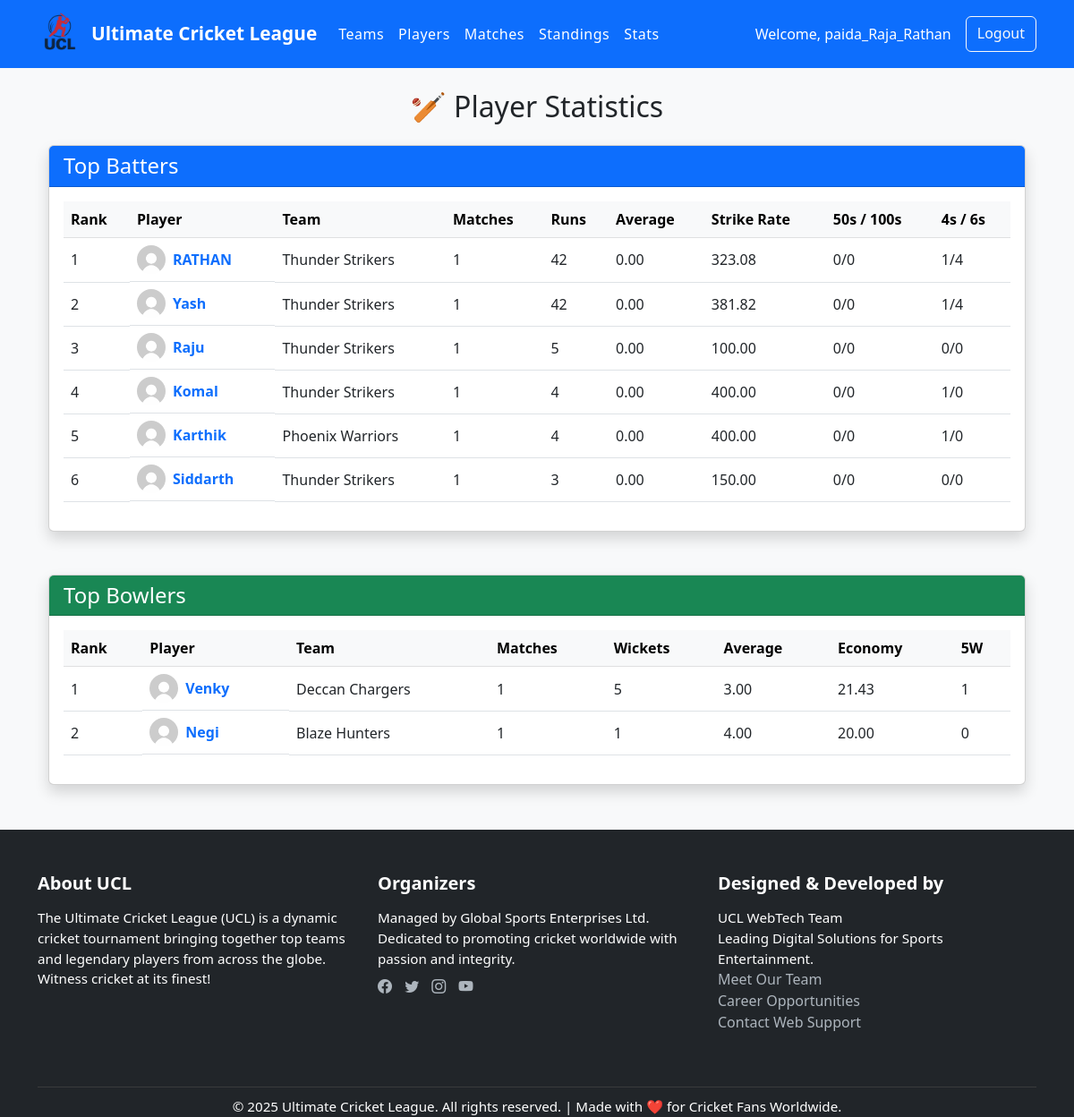
Screenshot of /player_stats/ (signed in) with the database file from the repository.
### tournament/models.py (models this page shows, shortened)
class Player(models.Model):
    BATTING_STYLE = [
        ('Right', 'Right-handed'),
        ('Left', 'Left-handed'),
    ]
    BOWLING_STYLE = [
        ('Fast', 'Fast bowler'),
        ('Medium', 'Medium pace'),
        ('Spin', 'Spin bowler'),
        ('NA', 'Not a bowler'),
    ]
    name = models.CharField(max_length=100)
    team = models.ForeignKey(Team, on_delete=models.CASCADE, related_name='players')
    age = models.PositiveIntegerField()
    nationality = models.CharField(max_length=100)
    batting_style = models.CharField(max_length=10, choices=BATTING_STYLE)
    bowling_style = models.CharField(max_length=10, choices=BOWLING_STYLE)
    role = models.CharField(max_length=50)
    photo = models.ImageField(upload_to='player_photos/', null=True, blank=True)
    jersey_number = models.PositiveIntegerField()
    total_runs = models.PositiveIntegerField(default=0)
    total_balls_faced = models.PositiveIntegerField(default=0)
    total_fours = models.PositiveIntegerField(default=0)
    total_sixes = models.PositiveIntegerField(default=0)
    highest_score = models.PositiveIntegerField(default=0)
    fifties = models.PositiveIntegerField(default=0)
    centuries = models.PositiveIntegerField(default=0)
    total_wickets = models.PositiveIntegerField(default=0)
    total_overs_bowled = models.DecimalField(max_digits=5, decimal_places=1, default=0)
    total_runs_conceded = models.PositiveIntegerField(default=0)
    best_bowling_wickets = models.PositiveIntegerField(default=0)
    best_bowling_runs = models.PositiveIntegerField(default=0)
    total_catches = models.PositiveIntegerField(default=0)
    total_stumpings = models.PositiveIntegerField(default=0)
    total_run_outs = models.PositiveIntegerField(default=0)
    out = models.BooleanField(default=False)
    wicket_type = models.CharField(max_length=20, blank=True, null=True)
    @property
    def total_runs(self):
        return sum(performance.runs for performance in self.batting_performances.all())
    @property
    def total_wickets(self):
        return sum(performance.wickets for performance in self.bowling_performances.all())

class Team(models.Model):
    name = models.CharField(max_length=100, unique=True)
    short_name = models.CharField(max_length=3, blank=True)
    logo = models.ImageField(upload_to='team_logos/', null=True, blank=True)
    home_ground = models.CharField(max_length=100)
    captain = models.ForeignKey('Player', on_delete=models.SET_NULL, null=True, blank=True, related_name='captain_of')
    coach = models.CharField(max_length=100)
    founded = models.PositiveIntegerField()
    public = models.BooleanField(default=True)
    manager = models.ForeignKey(User, on_delete=models.CASCADE, related_name='managed_teams', null=True, blank=True)
    matches_played = models.PositiveIntegerField(default=0)
    wins = models.PositiveIntegerField(default=0)
    losses = models.PositiveIntegerField(default=0)
    draws = models.PositiveIntegerField(default=0)
    points = models.PositiveIntegerField(default=0)  # Added concrete points field
    total_matches = models.IntegerField(default=0)
    wins = models.IntegerField(default=0)
    losses = models.IntegerField(default=0)
    draws = models.IntegerField(default=0)
    points = models.IntegerField(default=0)

### tournament/views.py (the view)
# urls.py: path('player_stats/', views.player_stats, name='player_stats'),
@login_required
def player_stats(request):
    batting_stats = Player.objects.annotate(
        total_runs_calc=Sum('batting_performances__runs'),
        total_matches_bat=Count('batting_performances__match', distinct=True),
        total_fours_calc=Sum('batting_performances__fours'),
        total_sixes_calc=Sum('batting_performances__sixes'),
        total_balls_faced_calc=Sum('batting_performances__balls_faced'),
        fifties_count=Count(
            Case(
                When(batting_performances__runs__gte=50, batting_performances__runs__lt=100, then=1),
                output_field=IntegerField()
            )
        ),
        centuries_count=Count(
            Case(
                When(batting_performances__runs__gte=100, then=1),
                output_field=IntegerField()
            )
        ),
        dismissals_count=Count(
            Case(
                When(batting_performances__not_out=False, then=1),
                output_field=IntegerField()
            )
        )
    ).annotate(
        batting_avg=Case(
            When(dismissals_count=0, then=Value(0.0)),
            default=Cast(F('total_runs_calc'), FloatField()) / Cast(F('dismissals_count'), FloatField()),
            output_field=FloatField()
        ),
        strike_rate_calc=Case(
            When(total_balls_faced_calc=0, then=Value(0.0)),
            default=Cast(F('total_runs_calc') * 100, FloatField()) / Cast(F('total_balls_faced_calc'), FloatField()),
            output_field=FloatField()
        )
    ).filter(total_runs_calc__gt=0).order_by('-total_runs_calc')
    bowling_stats = Player.objects.annotate(
        total_wickets_calc=Sum('bowling_performances__wickets'),
        total_matches_bowl=Count('bowling_performances__match', distinct=True),
        total_runs_conceded_calc=Sum('bowling_performances__runs_conceded'),
        total_overs_bowled_calc=Sum('bowling_performances__overs'),
        five_wickets_count=Count(
            Case(
                When(bowling_performances__wickets__gte=5, then=1),
                output_field=IntegerField()
            )
        )
    ).annotate(
        bowling_avg=Case(
            When(total_wickets_calc=0, then=Value(0.0)),
            default=Cast(F('total_runs_conceded_calc'), FloatField()) / Cast(F('total_wickets_calc'), FloatField()),
            output_field=FloatField()
        ),
        economy_rate_calc=Case(
            When(total_overs_bowled_calc=0, then=Value(0.0)),
            default=Cast(F('total_runs_conceded_calc'), FloatField()) / Cast(F('total_overs_bowled_calc'), FloatField()),
            output_field=FloatField()
        )
    ).filter(total_wickets_calc__gt=0).order_by('-total_wickets_calc')
    return render(request, 'tournament/player_stats.html', {
        'batting_stats': batting_stats,
        'bowling_stats': bowling_stats,
    })

### tournament/templates/tournament/player_stats.html
{% extends 'tournament/base.html' %}
{% load static %}
{% block content %}
<div class="container mt-4">
    <h2 class="text-center mb-4">🏏 Player Statistics</h2>
    <div class="card mb-5 shadow">
        <div class="card-header bg-primary text-white d-flex justify-content-between align-items-center">
            <h4 class="mb-0">Top Batters</h4>
        </div>
        <div class="card-body table-responsive">
            <table class="table table-hover align-middle">
                <thead class="table-light">
                    <tr>
                        <th>Rank</th>
                        <th>Player</th>
                        <th>Team</th>
                        <th>Matches</th>
                        <th>Runs</th>
                        <th>Average</th>
                        <th>Strike Rate</th>
                        <th>50s / 100s</th>
                        <th>4s / 6s</th>
                    </tr>
                </thead>
                <tbody>
                    {% for player in batting_stats %}
                    <tr>
                        <td>{{ forloop.counter }}</td>
                        <td class="d-flex align-items-center">
                            {% if player.photo %}
                                <img src="{{ player.photo.url }}" class="rounded-circle me-2" width="32" height="32" alt="{{ player.name }}">
                            {% else %}
                                <img src="{% static 'img/default_player.png' %}" class="rounded-circle me-2" width="32" height="32" alt="No photo">
                            {% endif %}
                            <a href="{% url 'player_detail' player.id %}" class="text-decoration-none fw-semibold">{{ player.name }}</a>
                        </td>
                        <td>{{ player.team.name }}</td>
                        <td>{{ player.total_matches_bat|default:0 }}</td>
                        <td>{{ player.total_runs_calc|default:0 }}</td>
                        <td>{{ player.batting_avg|floatformat:2|default:"-" }}</td>
                        <td>{{ player.strike_rate_calc|floatformat:2|default:"-" }}</td>
                        <td>{{ player.fifties_count|default:0 }}/{{ player.centuries_count|default:0 }}</td>
                        <td>{{ player.total_fours_calc|default:0 }}/{{ player.total_sixes_calc|default:0 }}</td>
                    </tr>
                    {% empty %}
                    <tr><td colspan="9" class="text-center text-muted">No batting stats available</td></tr>
                    {% endfor %}
                </tbody>
            </table>
        </div>
    </div>
    <div class="card shadow">
        <div class="card-header bg-success text-white d-flex justify-content-between align-items-center">
            <h4 class="mb-0">Top Bowlers</h4>
        </div>
        <div class="card-body table-responsive">
            <table class="table table-hover align-middle">
                <thead class="table-light">
                    <tr>
                        <th>Rank</th>
                        <th>Player</th>
                        <th>Team</th>
                        <th>Matches</th>
                        <th>Wickets</th>
                        <th>Average</th>
                        <th>Economy</th>
                        <th>5W</th>
                    </tr>
                </thead>
                <tbody>
                    {% for player in bowling_stats %}
                    <tr>
                        <td>{{ forloop.counter }}</td>
                        <td class="d-flex align-items-center">
                            {% if player.photo %}
                                <img src="{{ player.photo.url }}" class="rounded-circle me-2" width="32" height="32" alt="{{ player.name }}">
                            {% else %}
                                <img src="{% static 'img/default_player.png' %}" class="rounded-circle me-2" width="32" height="32" alt="No photo">
                            {% endif %}
                            <a href="{% url 'player_detail' player.id %}" class="text-decoration-none fw-semibold">{{ player.name }}</a>
                        </td>
                        <td>{{ player.team.name }}</td>
                        <td>{{ player.total_matches_bowl|default:0 }}</td>
                        <td>{{ player.total_wickets_calc|default:0 }}</td>
                        <td>{{ player.bowling_avg|floatformat:2|default:"-" }}</td>
                        <td>{{ player.economy_rate_calc|floatformat:2|default:"-" }}</td>
                        <td>{{ player.five_wickets_count|default:0 }}</td>
                    </tr>
                    {% empty %}
                    <tr><td colspan="8" class="text-center text-muted">No bowling stats available</td></tr>
                    {% endfor %}
                </tbody>
            </table>
        </div>
    </div>
</div>
{% endblock %}

### tournament/templates/tournament/base.html (shortened to what this page needs)
{% load static %}
<!DOCTYPE html>
<html lang="en">
<head>
  <link rel="stylesheet" href="https://cdn.jsdelivr.net/npm/bootstrap@5.3.0/dist/css/bootstrap.min.css">
  <link rel="stylesheet" href="https://cdn.jsdelivr.net/npm/bootstrap-icons@1.10.0/font/bootstrap-icons.css">
  <link rel="stylesheet" href="{% static 'tournament/css/style.css' %}">
</head>
<body style="background-color: #f8f9fa; font-family: 'Segoe UI', Tahoma, Geneva, Verdana, sans-serif;">
  <nav class="navbar navbar-expand-lg navbar-dark bg-primary">
    <div class="container">
        <a class="navbar-brand" href="{% url 'index' %}">
            <img src="{% static 'tournament/images/new_logo.png' %}" alt="UCL Logo">
            <span class="navbar-brand-text">Ultimate Cricket League</span>
          </a>
      <div class="collapse navbar-collapse" id="navbarNav">
        <ul class="navbar-nav me-auto">
          <li class="nav-item"><a class="nav-link" href="{% url 'teams' %}">Teams</a></li>
          <li class="nav-item"><a class="nav-link" href="{% url 'players' %}">Players</a></li>
          <li class="nav-item"><a class="nav-link" href="{% url 'matches' %}">Matches</a></li>
          <li class="nav-item"><a class="nav-link" href="{% url 'standings' %}">Standings</a></li>
          <li class="nav-item"><a class="nav-link" href="{% url 'player_stats' %}">Stats</a></li>
        </ul>
        <div class="d-flex">
          {% if user.is_authenticated %}
            <span class="navbar-text me-3">Welcome, {{ user.username }}</span>
            <a href="{% url 'logout' %}" class="btn btn-outline-light">Logout</a>
          {% else %}
            <a href="{% url 'login' %}" class="btn btn-outline-light me-2">Login</a>
            <a href="{% url 'register' %}" class="btn btn-outline-light">Register</a>
          {% endif %}
        </div>
      </div>
    </div>
  </nav>
  <main class="container my-4">
    {% block content %}{% endblock %}
  </main>
  <footer class="pt-5">
    <div class="container">
      <div class="row">
        <div class="col-md-4 mb-4">
          <h5>About UCL</h5>
          <p>The Ultimate Cricket League (UCL) is a dynamic cricket tournament bringing together top teams and legendary players from across the globe. Witness cricket at its finest!</p>
        </div>
        <div class="col-md-4 mb-4">
          <h5>Organizers</h5>
          <p>Managed by Global Sports Enterprises Ltd.<br>Dedicated to promoting cricket worldwide with passion and integrity.</p>
          <div class="social-icons mt-2">
            <a href="#"><i class="bi bi-facebook"></i></a>
            <a href="#"><i class="bi bi-twitter"></i></a>
            <a href="#"><i class="bi bi-instagram"></i></a>
            <a href="#"><i class="bi bi-youtube"></i></a>
          </div>
        </div>
        <div class="col-md-4 mb-4">
          <h5>Designed & Developed by</h5>
          <p>UCL WebTech Team<br>Leading Digital Solutions for Sports Entertainment.</p>
          <ul class="list-unstyled">
            <li><a href="#">Meet Our Team</a></li>
            <li><a href="#">Career Opportunities</a></li>
            <li><a href="#">Contact Web Support</a></li>
          </ul>
        </div>
      </div>
      <div class="text-center footer-bottom">
        <p>&copy; {% now "Y" %} Ultimate Cricket League. All rights reserved. | Made with ❤️ for Cricket Fans Worldwide.</p>
      </div>
    </div>
  </footer>
</body>
</html>

### tournament/static/tournament/css/style.css (style rules this page uses)
body { background-color: #f8f9fa; font-family: 'Segoe UI', Tahoma, Geneva, Verdana, sans-serif; }
.card { box-shadow: 0 0.125rem 0.25rem rgba(0, 0, 0, 0.075); margin-bottom: 20px; }
.card-header { font-weight: bold; }
.table-responsive { overflow-x: auto; }
.table th { white-space: nowrap; }
.bg-primary { background-color: #0d6efd !important; }
.bg-success { background-color: #198754 !important; }
.navbar-brand img { margin-right: 10px; }
footer { margin-top: 50px; }

### tournament/templates/tournament/base.html (style rules this page uses)
.navbar-nav .nav-link { color: white !important; padding: 10px 15px; transition: all 0.3s ease; font-weight: 500; letter-spacing: 0.5px; }
.navbar-brand { font-weight: bold; font-size: 1.3rem; transition: transform 0.3s ease; display: flex; align-items: center; transition: transform 0.3s, opacity 0.3s ease; }
.navbar-brand img { height: 50px; width: auto; margin-right: 10px; transition: all 0.3s ease; }
.navbar-text { color: #ffffff; }
footer { background-color: #212529; color: #ffffff; padding-top: 40px; }
footer h5 { font-weight: bold; margin-bottom: 15px; }
footer a { color: #adb5bd; text-decoration: none; transition: color 0.3s; }
footer p { margin: 0; font-size: 0.95rem; }
.footer-bottom { border-top: 1px solid #3a3b3c; margin-top: 20px; padding-top: 10px; font-size: 0.85rem; }
.social-icons a { color: #adb5bd; margin-right: 10px; transition: color 0.3s; }

### rows the page displays
Player: photo (picture), name "RATHAN", team.name "Thunder Strikers", total_matches_bat "1", total_runs_calc "42", batting_avg "0.00", strike_rate_calc "323.08", fifties_count "0", centuries_count "0", total_fours_calc "1", total_sixes_calc "4"
Player: photo (picture), name "Yash", team.name "Thunder Strikers", total_matches_bat "1", total_runs_calc "42", batting_avg "0.00", strike_rate_calc "381.82", fifties_count "0", centuries_count "0", total_fours_calc "1", total_sixes_calc "4"
Player: photo (picture), name "Raju", team.name "Thunder Strikers", total_matches_bat "1", total_runs_calc "5", batting_avg "0.00", strike_rate_calc "100.00", fifties_count "0", centuries_count "0", total_fours_calc "0", total_sixes_calc "0"
Player: photo (picture), name "Komal", team.name "Thunder Strikers", total_matches_bat "1", total_runs_calc "4", batting_avg "0.00", strike_rate_calc "400.00", fifties_count "0", centuries_count "0", total_fours_calc "1", total_sixes_calc "0"
Player: photo (picture), name "Karthik", team.name "Phoenix Warriors", total_matches_bat "1", total_runs_calc "4", batting_avg "0.00", strike_rate_calc "400.00", fifties_count "0", centuries_count "0", total_fours_calc "1", total_sixes_calc "0"
Player: photo (picture), name "Siddarth", team.name "Thunder Strikers", total_matches_bat "1", total_runs_calc "3", batting_avg "0.00", strike_rate_calc "150.00", fifties_count "0", centuries_count "0", total_fours_calc "0", total_sixes_calc "0"
Player: photo (picture), name "Venky", team.name "Deccan Chargers", total_matches_bowl "1", total_wickets_calc "5", bowling_avg "3.00", economy_rate_calc "21.43", five_wickets_count "1"
Player: photo (picture), name "Negi", team.name "Blaze Hunters", total_matches_bowl "1", total_wickets_calc "1", bowling_avg "4.00", economy_rate_calc "20.00", five_wickets_count "0"

### other values shown
{{ user.username }} "paida_Raja_Rathan"
